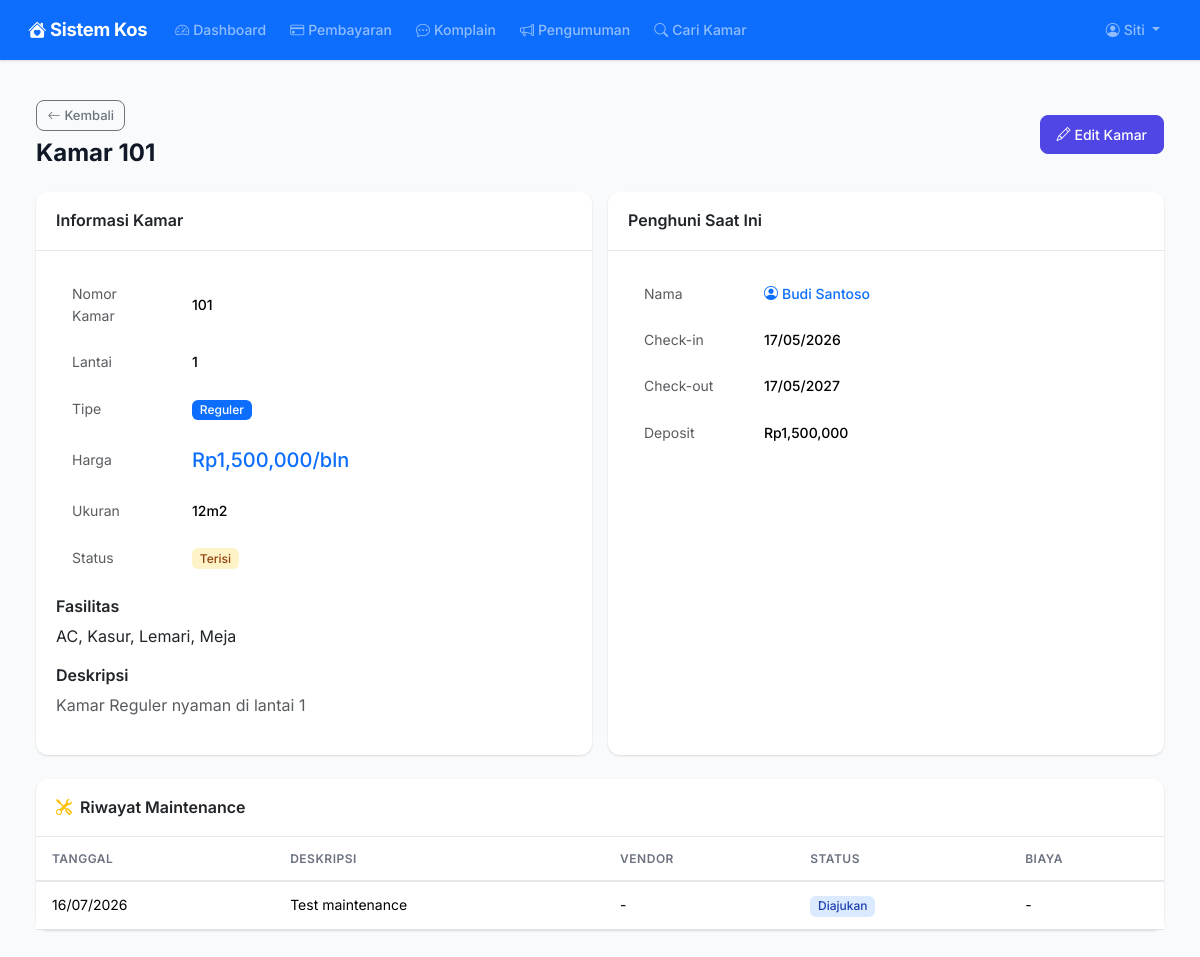
The page /rooms/1 (signed in) on the database as committed earlier.
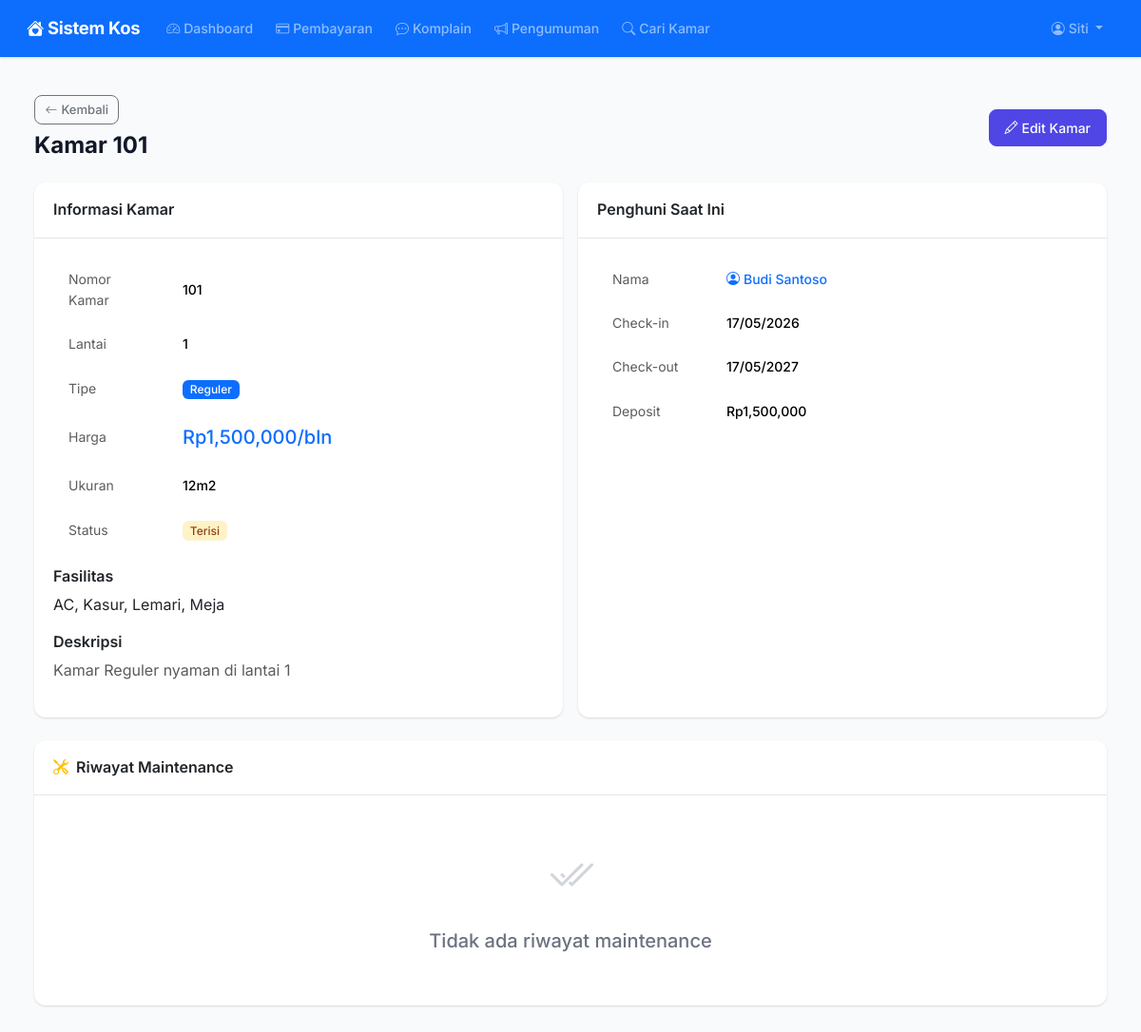
The same page on the database as committed later.
### models.py (models this page shows)
class MaintenanceRequest(db.Model):
    __tablename__ = "maintenance_requests"
    id = db.Column(db.Integer, primary_key=True)
    room_id = db.Column(db.Integer, db.ForeignKey("rooms.id"), nullable=False)
    vendor_id = db.Column(db.Integer, db.ForeignKey("vendors.id"), nullable=True)
    deskripsi = db.Column(db.Text, nullable=False)
    prioritas = db.Column(db.String(20), default="normal")
    tanggal_masuk = db.Column(db.Date, default=date.today)
    tanggal_selesai = db.Column(db.Date)
    status = db.Column(db.String(20), default="diajukan")
    biaya = db.Column(db.Float, default=0)
    catatan = db.Column(db.Text)
    created_at = db.Column(db.DateTime, default=datetime.utcnow)

### routes/rooms.py (the view)
@rooms_bp.route("/<int:id>")
@login_required
def detail(id):
    room = Room.query.get_or_404(id)
    booking = room.booking_aktif
    from models import MaintenanceRequest
    maintenance = MaintenanceRequest.query.filter_by(room_id=id).order_by(MaintenanceRequest.created_at.desc()).all()
    return render_template("rooms/detail.html", room=room, booking=booking, maintenance=maintenance)

### app.py (called while the page is built)
def create_app():
    app = Flask(__name__)
    app.config.from_object("config.Config")
    db.init_app(app)
    login_manager.init_app(app)
    csrf.init_app(app)
    login_manager.login_view = "auth.login"
    login_manager.login_message = "Silakan login terlebih dahulu."
    from models import User
    @login_manager.user_loader
    def load_user(user_id):
        return User.query.get(int(user_id))
    @app.context_processor
    def inject_now():
        from datetime import datetime
        return {"now": datetime.now()}
    @app.context_processor
    def inject_utility():
        from datetime import date
        return {"date_today": date.today()}
    from routes import register_routes
    register_routes(app)
    with app.app_context():
        db.create_all()
    return app

### models.py (called while the page is built)
    @property
    def booking_aktif(self):
        return Booking.query.filter_by(room_id=self.id, status="aktif").first()

### templates/rooms/detail.html (shortened to what the changed rows need)
{% extends "base.html" %}
{% block content %}
<div class="container-fluid py-3">
    <div class="page-header d-flex flex-wrap justify-content-between align-items-center">
        <div>
            <h1>Kamar {{ room.nomor_kamar }}</h1>
        </div>
    </div>
    <div class="row g-3 mt-2">
        <div class="col-12">
            <div class="card border-0">
                <div class="card-body p-0">
                    {% if maintenance %}
                    <div class="table-responsive">
                        <table class="table table-hover mb-0">
                            <thead>
                                <tr>
                                    <th>Tanggal</th>
                                    <th>Deskripsi</th>
                                    <th>Vendor</th>
                                    <th>Status</th>
                                    <th>Biaya</th>
                                </tr>
                            </thead>
                            <tbody>
                                {% for m in maintenance %}
                                <tr>
                                    <td>{{ m.tanggal_masuk.strftime('%d/%m/%Y') }}</td>
                                    <td>{{ m.deskripsi }}</td>
                                    <td>{{ m.vendor.nama if m.vendor else '-' }}</td>
                                    <td>
                                        {% if m.status == 'diajukan' %}<span class="badge badge-info">Diajukan</span>
                                        {% elif m.status == 'diproses' %}<span class="badge badge-warning">Diproses</span>
                                        {% elif m.status == 'selesai' %}<span class="badge badge-success">Selesai</span>
                                        {% else %}<span class="badge badge-secondary">{{ m.status }}</span>{% endif %}
                                    </td>
                                    <td>{% if m.biaya > 0 %}Rp{{ "{:,.0f}".format(m.biaya) }}{% else %}-{% endif %}</td>
                                </tr>
                                {% endfor %}
                            </tbody>
                        </table>
                    </div>
                    {% else %}
                    <div class="empty-state">
                        <i class="bi bi-check2-all"></i>
                        <h5>Tidak ada riwayat maintenance</h5>
                    </div>
                    {% endif %}
                </div>
            </div>
        </div>
    </div>
</div>
{% endblock %}

Rows that differ between the two databases and show on the page:
removed MaintenanceRequest: tanggal_masuk "16/07/2026", deskripsi "Test maintenance", vendor "-", status "Diajukan"
Other text that changed with them:
text no longer shown: "TANGGAL DESKRIPSI VENDOR STATUS BIAYA"
text now shown: "Tidak ada riwayat maintenance"
